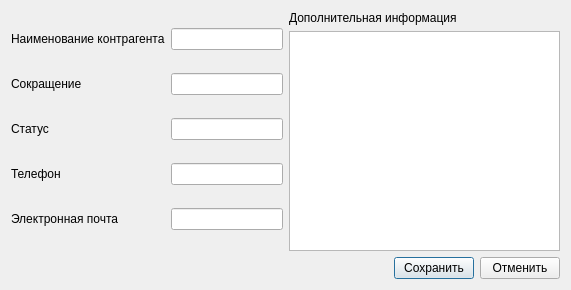
<?xml version="1.0" encoding="UTF-8"?>
<ui version="4.0">
 <class>w_agent</class>
 <widget class="QDialog" name="w_agent">
  <property name="geometry">
   <rect>
    <x>0</x>
    <y>0</y>
    <width>571</width>
    <height>290</height>
   </rect>
  </property>
  <property name="windowTitle">
   <string>Контрагент</string>
  </property>
  <layout class="QVBoxLayout" name="verticalLayout_2">
   <item>
    <layout class="QHBoxLayout" name="layout_date">
     <item>
      <layout class="QGridLayout" name="layout_left">
       <item row="0" column="0">
        <widget class="QLabel" name="label_name">
         <property name="text">
          <string>Наименование контрагента</string>
         </property>
        </widget>
       </item>
       <item row="0" column="1">
        <widget class="QLineEdit" name="lineedit_name"/>
       </item>
       <item row="1" column="0">
        <widget class="QLabel" name="label_nicname">
         <property name="text">
          <string>Сокращение</string>
         </property>
        </widget>
       </item>
       <item row="1" column="1">
        <widget class="QLineEdit" name="lineedit_nicname"/>
       </item>
       <item row="2" column="0">
        <widget class="QLabel" name="label_stat">
         <property name="text">
          <string>Статус</string>
         </property>
        </widget>
       </item>
       <item row="2" column="1">
        <widget class="QLineEdit" name="lineedit_stat"/>
       </item>
       <item row="3" column="0">
        <widget class="QLabel" name="label_tel">
         <property name="text">
          <string>Телефон</string>
         </property>
        </widget>
       </item>
       <item row="3" column="1">
        <widget class="QLineEdit" name="lineedit_tel"/>
       </item>
       <item row="4" column="0">
        <widget class="QLabel" name="label_mail">
         <property name="text">
          <string>Электронная почта</string>
         </property>
        </widget>
       </item>
       <item row="4" column="1">
        <widget class="QLineEdit" name="lineedit_mail"/>
       </item>
      </layout>
     </item>
     <item>
      <layout class="QVBoxLayout" name="layout_text">
       <item>
        <widget class="QLabel" name="label_text">
         <property name="text">
          <string>Дополнительная информация</string>
         </property>
        </widget>
       </item>
       <item>
        <widget class="QListView" name="listview_text"/>
       </item>
      </layout>
     </item>
    </layout>
   </item>
   <item>
    <layout class="QHBoxLayout" name="layout_button">
     <item>
      <spacer name="hspacer">
       <property name="orientation">
        <enum>Qt::Horizontal</enum>
       </property>
       <property name="sizeHint" stdset="0">
        <size>
         <width>40</width>
         <height>20</height>
        </size>
       </property>
      </spacer>
     </item>
     <item>
      <widget class="QPushButton" name="pushbutton_save">
       <property name="text">
        <string>Сохранить</string>
       </property>
      </widget>
     </item>
     <item>
      <widget class="QPushButton" name="pushbutton_cancel">
       <property name="text">
        <string>Отменить</string>
       </property>
      </widget>
     </item>
    </layout>
   </item>
  </layout>
 </widget>
 <resources/>
 <connections/>
</ui>
